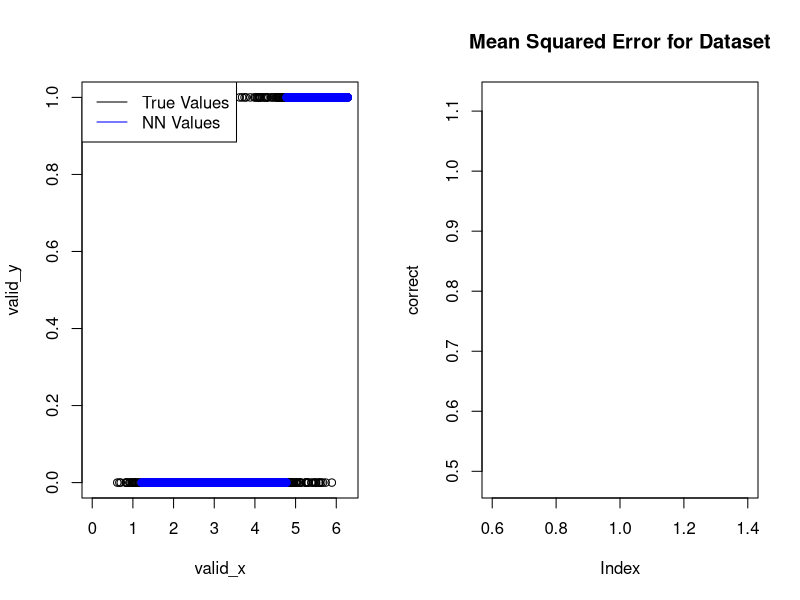
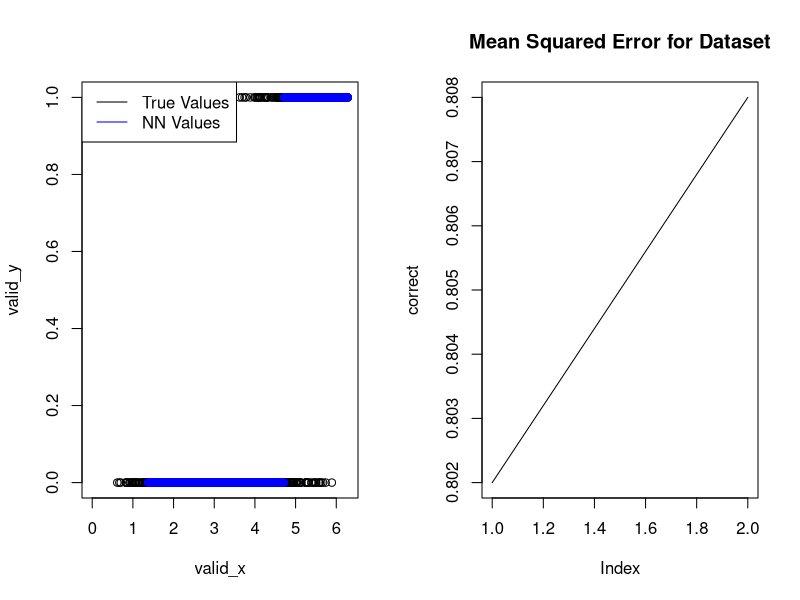
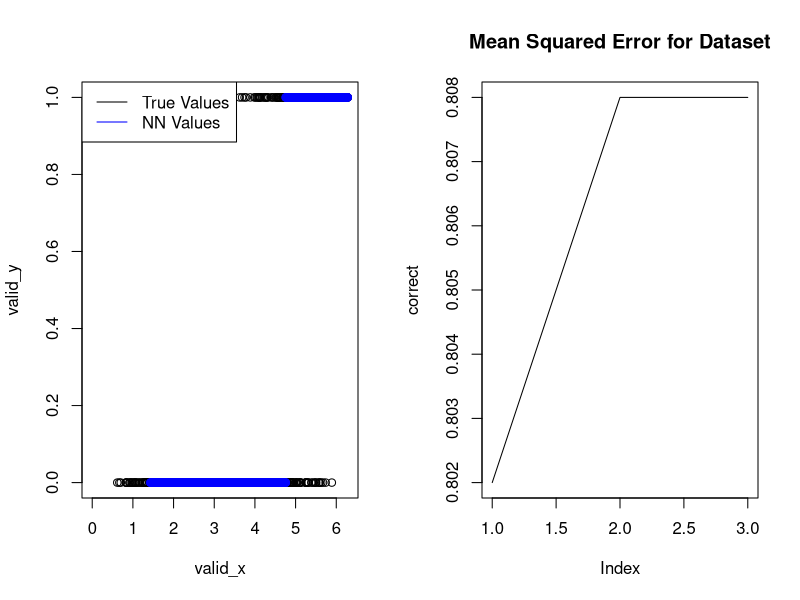
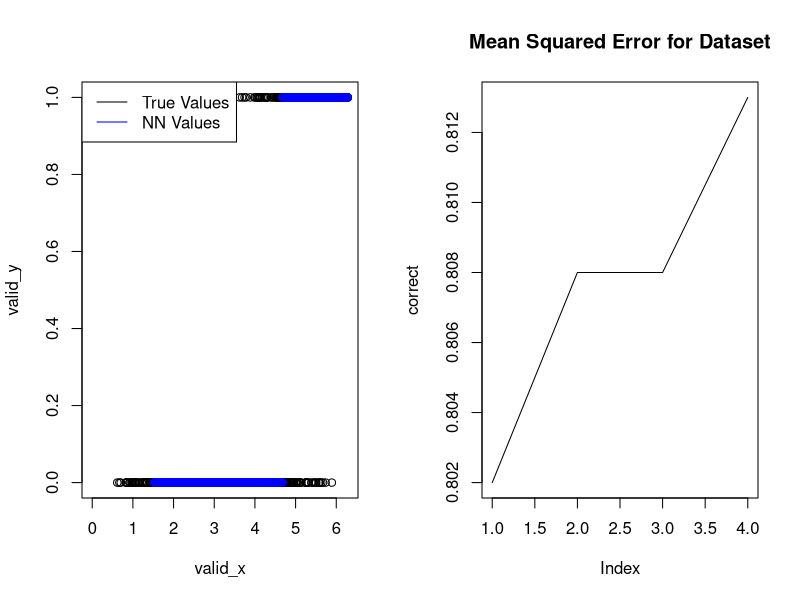
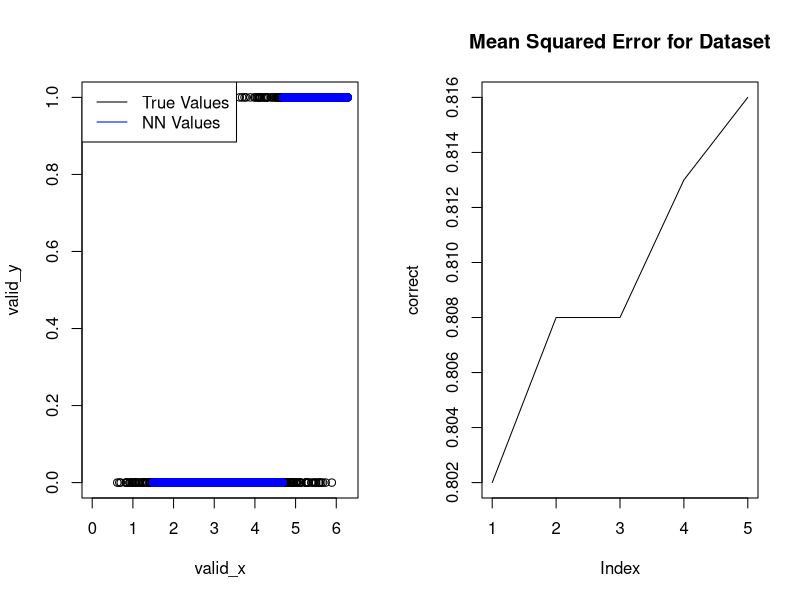
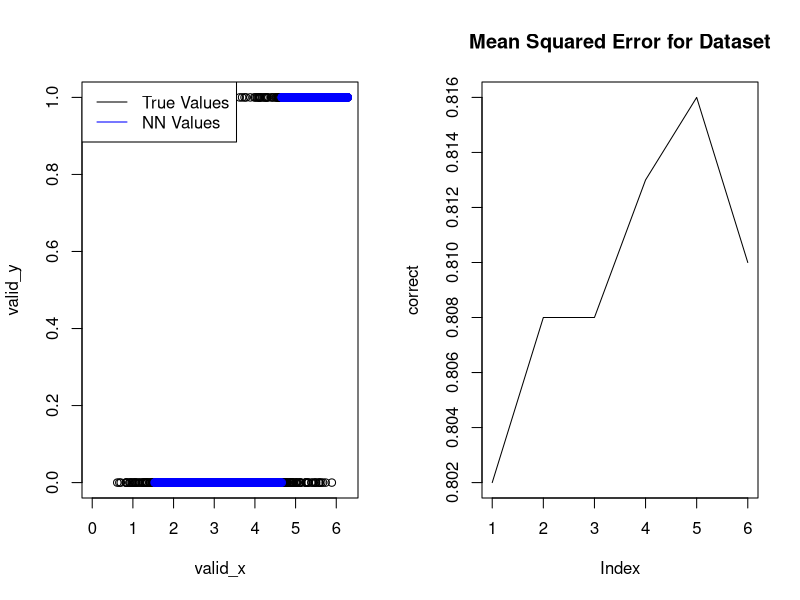
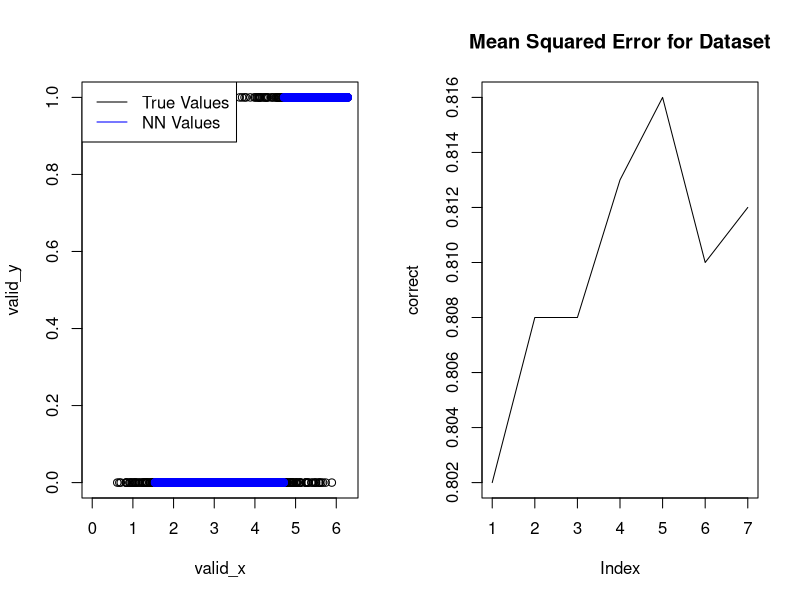
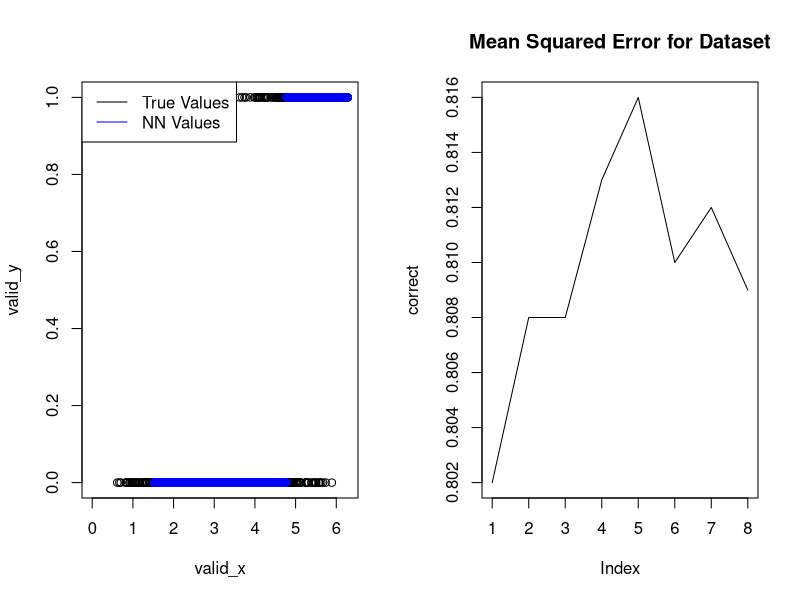

Recreate these plots in R, in order. (Note: a time limit stopped this script after it produced the figures.)
#########################################################################################################
# Initial Setup of working directory and functions used to calculate scores
#########################################################################################################

#Activation function between layers
activation <- function(x){
  ######## Leaky ReLu #######
  #tmp = NULL
  #eps = 0.0001
  #for(i in 1:length(x)){
  #  if(x[i]<0){
  #    tmp[i] = eps*x[i]
  #  } else{
  #    tmp[i]=x[i]
  #  }
  #}
  #return(tmp)
  ######## Inverse Hyperbolic Tangent #######
  value = tanh(x)
  return(value)
}

#Scoring function for sampling the weights
score <- function(x,epoch){
  ######## Uniform Weighting #######
  #rank = 1
  ######## Inverse Weighting #######
  #rank = min(1/(x^2),1000000)
  ######## Exponential Weighting #######
  rank = exp(-1*x^2)
  #rank = 1/cosh(x^2)
  return(rank)
}

#Curve to estimate
estimated_curve <- function(x){
  return(rbinom(length(x),1,(cos(x)+1)/2))
}

probability <-function(x){
  if(x<0.3){
    return(0.05)
  }
  if(0.3<=x & x<0.6){
    return(0.25)
  }
  if(0.6<=x& x<0.8){
    return(0.75)
  }
  else{
    return(0.95)
  }
}

classes <- function(probs){
  return(rbinom(length(probs),1,probs))
}

#Set up parameters for the algorithm
main <- function(epochs){
  #Architechture of neural network:
  number_of_inputs <<- 1
  number_of_hiddennodes1 <<- 100
  number_of_outputs <<- 1
  
  w1 <<- matrix(rnorm((number_of_inputs+1)*number_of_hiddennodes1,0,1), ncol = (number_of_inputs+1))
  w2 <<- matrix(rnorm((number_of_hiddennodes1+1)*number_of_outputs,0,1), ncol = (number_of_hiddennodes1+1))
  
  upperbound <<- 2*3.14159
  lowerbound <<- 0
  
  #Reseting the accuracy so that we can track it throughout the algorithm
  it <<- 1
  
  #Number of splits in the dataset
  #splits <<- c(10,5,4,3,2,rep(1,epochs-5))
  splits <<- c(rep(10,epochs))
  
  #Sample Size
  smp_size <<- 6000
  vld_size <<- 1000
  
  #Creating the training set
  xtrain <<- runif(smp_size,lowerbound,upperbound)
  ytrain <<- sapply(xtrain,estimated_curve)
  ytrain <<- sapply(ytrain,classes)
  traindata <<- cbind(xtrain,ytrain)
  
  valid_x <<- runif(vld_size,lowerbound,upperbound)
  valid_y <<- sapply(valid_x,estimated_curve)
  valid_y <<- sapply(valid_y,classes)
}


splitsLog <- function(epochs){
  #Number of splits in the dataset
  splits <<- c(10,5,4,3,2,rep(1,epochs-5))
  #splits <<- c(rep(1,epochs))
  
  #Create log to store all MSE values
  correct_log <<- matrix(NA, nrow = sum(splits), ncol=0)
}



#########################################################################################################
# Run algorithm
#########################################################################################################

#Let v be the number of iterations you want to test the algorithm on
for(v in 1:100){
  epochs = 50
  delta=40
  
  main(epochs)
  par(mfrow=c(1,2))
  correct = NULL
  
  for(epoch in 1:epochs){
    
    #Randomly sample the sampling set
    traindata = traindata[sample(1:nrow(traindata)),]
    
    #Size of sampling set:
    m <- smp_size/(splits[epoch])
    #Let k be the number of mini batches for the sampling set, this is not yet generalized and will not work with random values
    for(k in 1:splits[epoch]){
      #These values move along the data sets so that we see new observations throughout the process
      a = 1 + m*(k-1)
      b = m*k
      data1 = traindata[a:b,]
      
      #Tracking the observations and all their hidden layer values during the feed forward process.
      #This just saves us from having to calculate any inverses
      samplevalues = NULL
      
      #Feed forward through the network
      for(i in 1:m){
        singlesample = NULL
        x1 = c(1,as.numeric(data1[i,1]))
        y1 = w1 %*% x1
        x2 = c(1,sapply(y1,activation))
        y2 = w2 %*% x2
        truey2 = as.numeric(data1[i,2])
        singlesample = c(x1,y1,y2,truey2)
        samplevalues = rbind(samplevalues,singlesample)
      }
      
      batchsize=smp_size/splits[epoch]
      
      #Set all the initial matrices
      A1=0
      A2=0
      B1=0
      B2=0
      #Update the weights based on the values in the updating set
      for(i in 1:m){
        updatex1 = c(1,as.numeric(data1[i,1]))
        updatey2 = as.numeric(data1[i,2])
        
        distances = abs(updatex1[2]-samplevalues[,2])
        samples = sort(distances, index.return=TRUE, decreasing=FALSE)
        nn = samples$ix[1:delta]
        
        tmpvalues = samplevalues[nn,]
        
        errors = NULL
        for(y in 1:length(nn)){
          errors[y] = (updatex1[2]-tmpvalues[y,2])^2+100*(updatey2-tmpvalues[y,(ncol(tmpvalues)-1)])^2
        }
        tmpvalues = cbind(tmpvalues, errors)
        
        #Set the lowest error to zero, apply the scoring function and sample
        regularized = tmpvalues[,ncol(tmpvalues)]-min(tmpvalues[,ncol(tmpvalues)])
        probs = sapply(regularized,score,epoch=epoch)
        probs = probs/sum(probs)
        point = sample(1:length(nn),1,prob = probs)
        
        
        #Find the internal values of the nodes
        updatey1 = as.numeric(tmpvalues[point,(2+number_of_inputs):(number_of_inputs+number_of_hiddennodes1+1)]) 
        updatex2 = c(1,sapply(updatey1,activation))
        
        A1 = A1 + updatex1 %*% t(updatex1)
        A2 = A2 + updatex2 %*% t(updatex2)
        B1 = B1 + updatey1 %*% t(updatex1)
        B2 = B2 + updatey2 %*% t(updatex2)
        
      }
      
      if(epoch == 1){
        if(k==1){
          A1check = A1/batchsize
          A2check = A2/batchsize
          B1check = B1/batchsize
          B2check = B2/batchsize
          print("test")
        } else{
          A1check = A1check/2 + A1/(2*batchsize)
          A2check = A2check/2 + A2/(2*batchsize)
          B1check = B1check/2 + B1/(2*batchsize)
          B2check = B2check/2 + B2/(2*batchsize)
        }
      } else{
        A1check = A1check/2 + A1/(2*batchsize)
        A2check = A2check/2 + A2/(2*batchsize)
        B1check = B1check/2 + B1/(2*batchsize)
        B2check = B2check/2 + B2/(2*batchsize)
      }
      
      gain1 = 1.95/max(eigen(A1check)$values)
      gain2 = 1.95/max(eigen(A2check)$values)
      
      for(s in 1:100000){
        w1 = w1 + gain1*(B1check-w1%*%A1check)
        w2 = w2 + gain2*(B2check-w2%*%A2check)
      }
      
      #Graph results
      outputs = NULL
      sum = 0
      for (s in 1:length(valid_x)){
        x1 = c(1,valid_x[s])
        X1tmp = w1 %*% x1
        x2 = c(1,sapply(X1tmp,activation))
        output = w2 %*% x2
        if(output >= 0.5){
          output=1
        }
        else{
          output=0
        }
        if(output==valid_y[s]){
          sum=sum+1
        }
        outputs=c(outputs,output)
      }
      correct = c(correct, sum/length(valid_x))
      plot(valid_x,valid_y,xlim = c(lowerbound,upperbound))
      points(valid_x,outputs, col="blue")
      legend("topleft", legend = c("True Values", "NN Values"), col = c("black", "blue"), lty=1)
      plot(correct, type = "l", main = "Mean Squared Error for Dataset")
    }
    
    
  }
  cat("Iteration: ", v, " complete")
  correct_log = cbind(correct_log,correct)
  print(rowMeans(correct_log))
}
print(rowMeans(correct_log))
